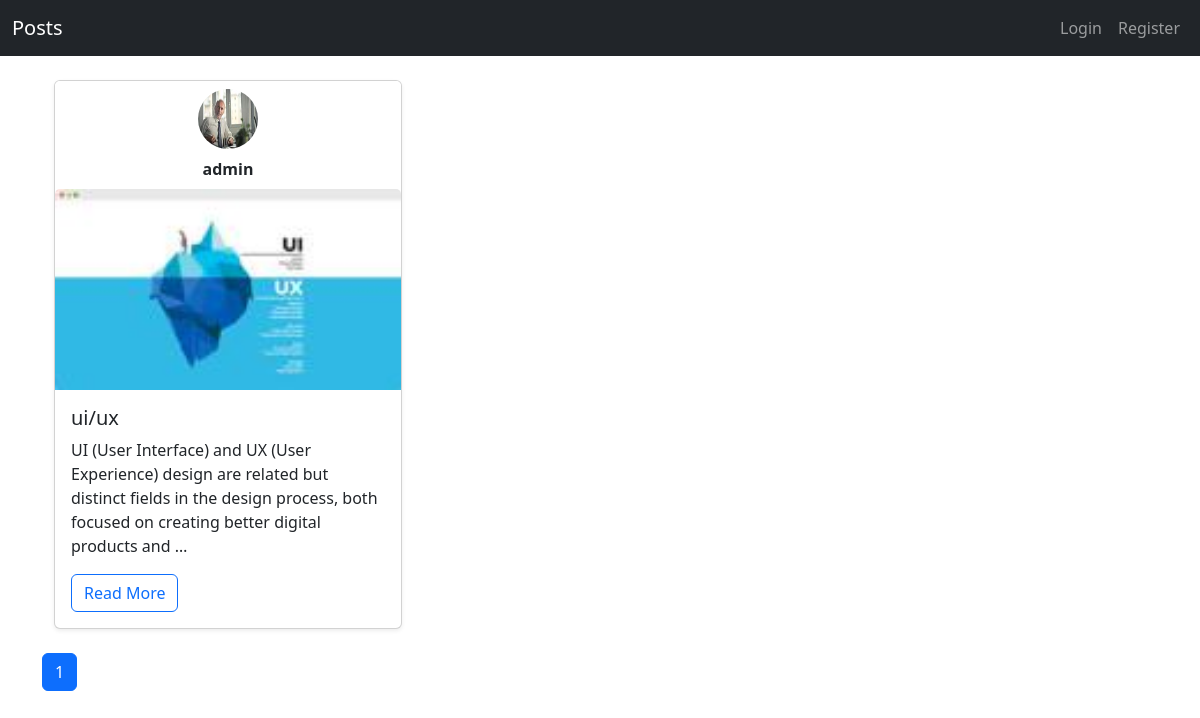
/posts/, run on the app's committed database.
### posts/models.py (models this page shows, shortened)
class Post(models.Model):
    author = models.ForeignKey(User, on_delete=models.CASCADE)
    title = models.CharField(max_length=200)
    slug = models.SlugField(unique=True, blank=True)
    content = models.TextField()
    image = models.ImageField(upload_to='post_images/', blank=True, null=True)
    allow_comments = models.BooleanField(default=True)
    created = models.DateTimeField(auto_now_add=True)
    updated = models.DateTimeField(auto_now=True)
    tags = TaggableManager()
    likes = models.ManyToManyField(User, related_name='liked_posts', blank=True)
    dislikes = models.ManyToManyField(User, related_name='disliked_posts', blank=True)

### account/models.py (models this page shows, shortened)
class Profile(models.Model):
    user = models.OneToOneField(User, on_delete=models.CASCADE)
    bio = models.TextField(blank=True)
    location = models.CharField(max_length=100, blank=True)
    birth_date = models.DateField(null=True, blank=True)
    image = models.ImageField(upload_to='profile_pics/', default='default.jpg')

### posts/views.py (the view)
# urls.py: path('', views.post_list, name='post_list'),
def post_list(request):
    posts = Post.objects.all().order_by('-created')
    paginator = Paginator(posts, 5)  # 5 posts per page
    page = request.GET.get('page')
    posts = paginator.get_page(page)
    return render(request, 'post/post_list.html', {'posts': posts})

### posts/templates/post/post_list.html (shortened to what this page needs)
{% extends "base.html" %}
{% block content %}
<div class="container mt-4">
    <div class="row">
      {% for post in posts %}
        <div class="col-md-4 mb-4">
          <div class="card h-100 shadow-sm">
            <div class="card-header text-center bg-white border-0">
              <img src="{{ post.author.profile.image.url }}" class="rounded-circle" width="60" height="60" alt="{{ post.author.username }}">
              <p class="mt-2 mb-0"><strong>{{ post.author.username }}</strong></p>
            </div>
            {% if post.image %}
              <img src="{{ post.image.url }}" class="card-img-top" alt="{{ post.title }}">
            {% endif %}
            <div class="card-body">
              <h5 class="card-title">{{ post.title }}</h5>
              <p class="card-text">{{ post.content|truncatewords:25 }}</p>
              <a href="{% url 'post_detail' post.slug %}" class="btn btn-outline-primary">Read More</a>
            </div>
          </div>
        </div>
      {% endfor %}
    </div>
  </div>
<nav>
    <ul class="pagination">
        <li class="page-item active"><span class="page-link">{{ posts.number }}</span></li>
    </ul>
</nav>
</div>
{% endblock %}

### data on the page
Post: author.profile.image (picture), author.username "admin", image (picture), title "ui/ux", content "UI (User Interface) and UX (User Experience) design are related but distinct fields in the design process, both focused on creating better digital products and …"

### other printed values
{{ posts.number }} "1"
